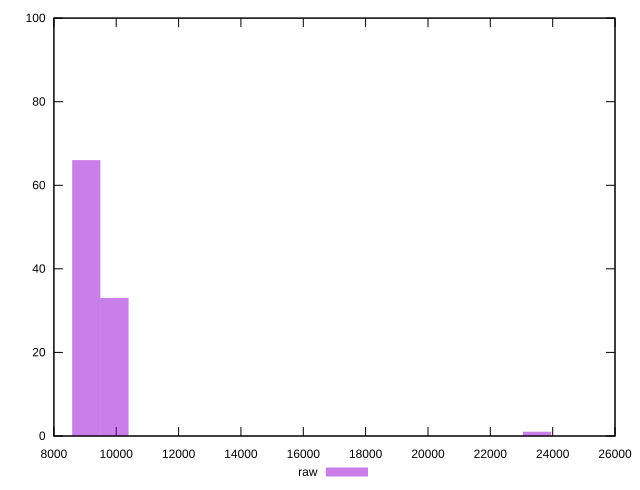

This figure's gnuplot source:
reset
set terminal svg size 640, 490 enhanced background rgb 'white'
set output "reprap/largest-contentful-paint/samples/pages+cached+noadtech/raw/histogram.svg"

$raw <<EOF
9941.081278624994 33
9037.346616931813 66
23497.10120402271 1
EOF

set key outside below
set boxwidth 903.7346616931812
set yrange [0:100]
set style fill transparent solid 0.5 noborder

plot \
  $raw title "raw" with boxes, \


reset
